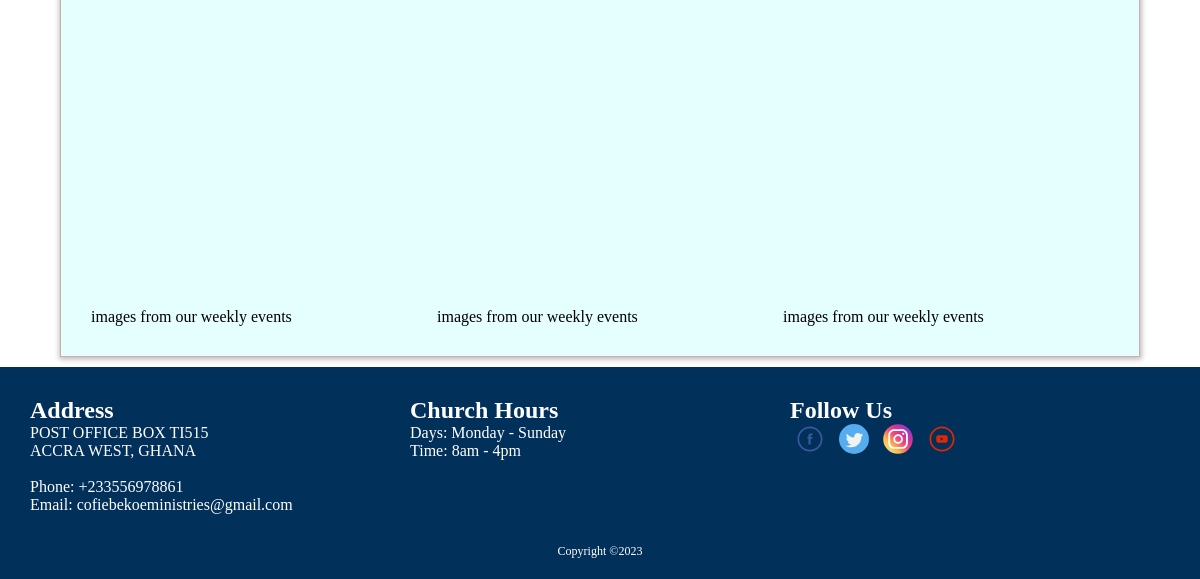
/church/gallery (lower part), run on an earlier commit of the app's database.
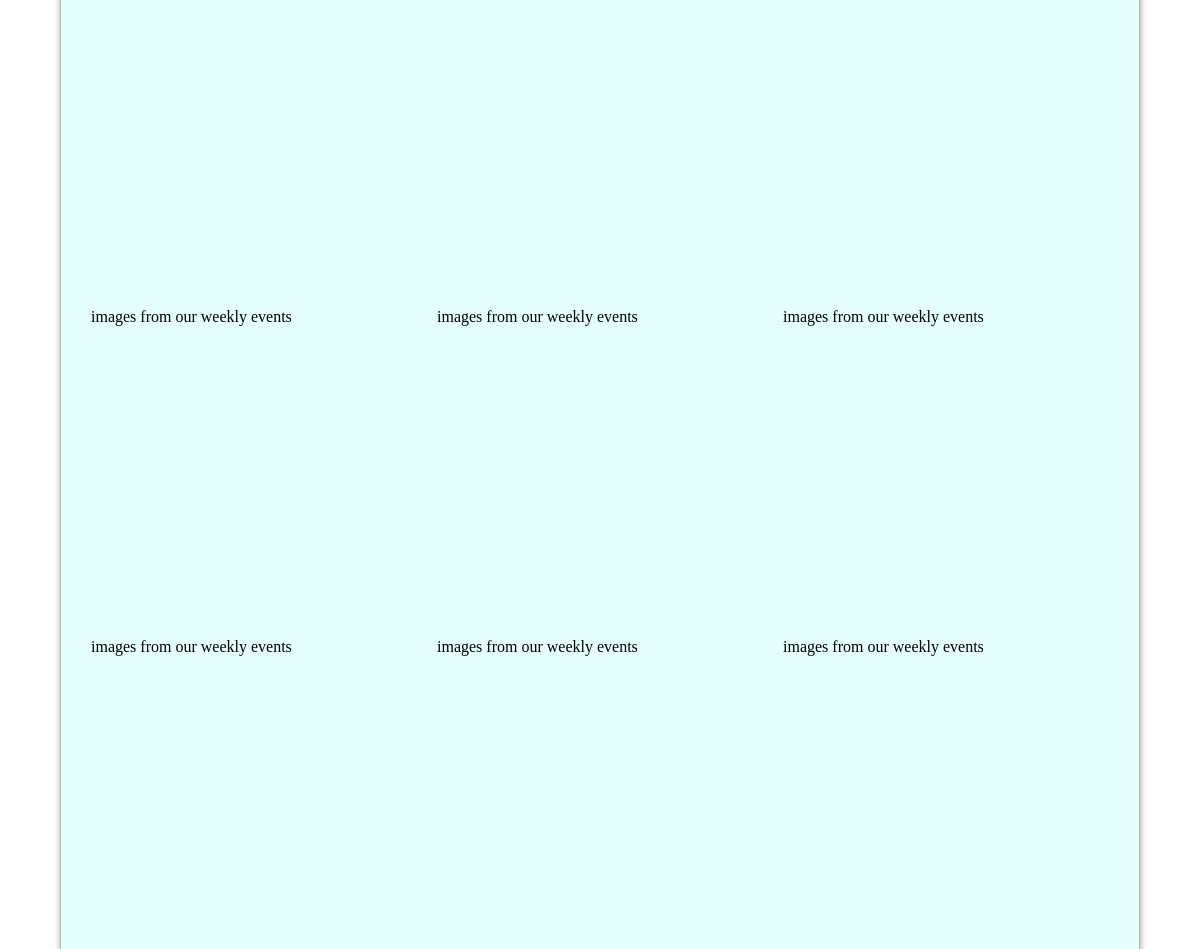
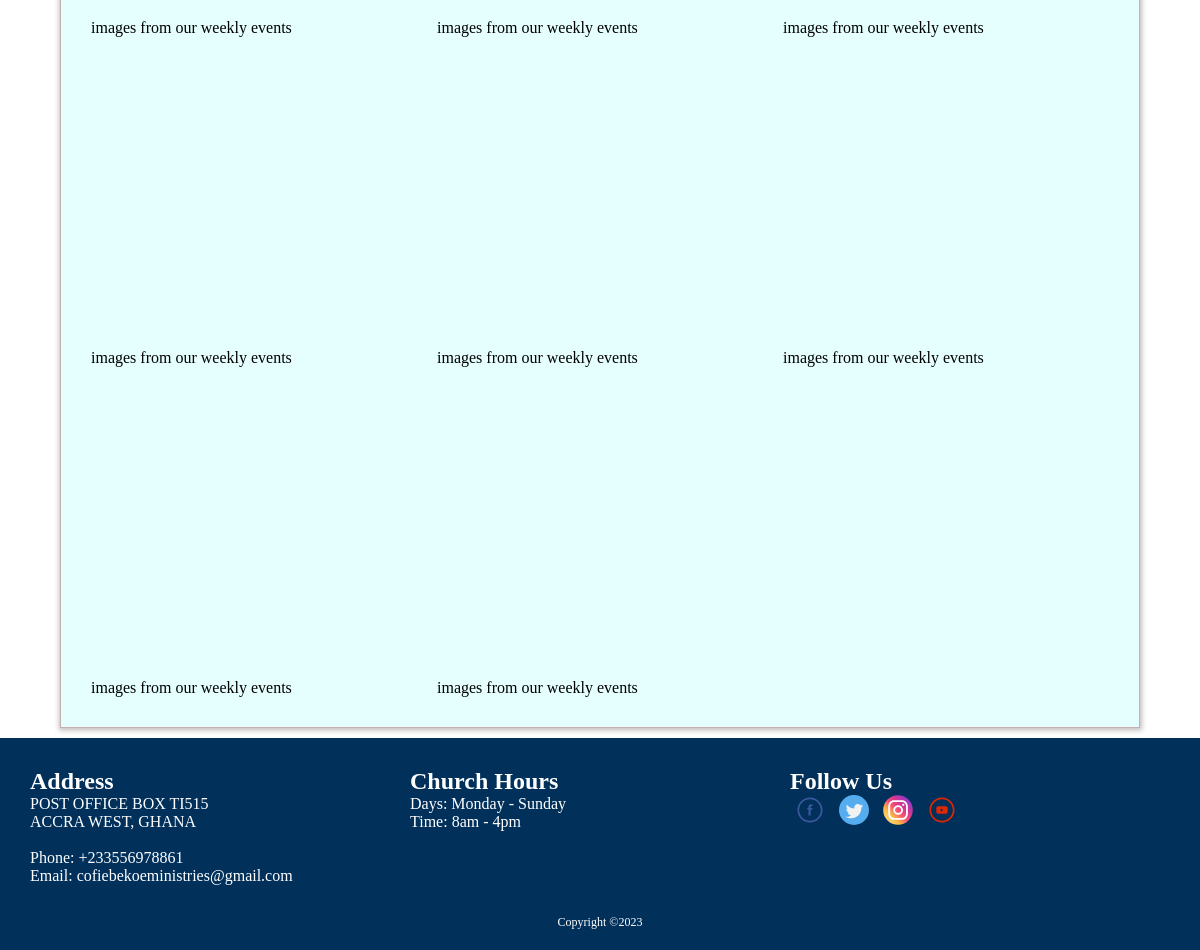
And on a later commit of the database (2 pictures, top to bottom).
### churchweb/models.py (models this page shows, shortened)
class Gallery(models.Model):
    caption = models.CharField(max_length=128, null=True, blank=True)
    image = models.ImageField(null=True, blank=True)
    date_posted = models.DateTimeField(auto_now_add=True, null=True)
    class Meta:
        verbose_name = _("Gallery")
        verbose_name_plural = _("Gallery")

### churchweb/views.py (the view)
# urls.py: path('church/gallery', gallery, name = 'gallery'),
def gallery(request):
    images = Gallery.objects.all()
    context = {
        'images':images,
    }
    return render(request, 'gallery.html', context)

### templates/gallery.html (shortened to what this page needs)
{% extends 'index.html' %}
{% load static %}
    {% block content %}
    <link rel="stylesheet" href="{% static 'css/gallery.css' %}">
        <main class="container" id="main-body">
            <section class="gallery">
                <div class="main-gallery">
                    {% for img in images %}
                    <div class="top-img-block">
                        <p>{{img.caption}}</p>
                    </div>
                    {% endfor %}
                </div>
            </section>
        </main>
        {% endblock content %}

### templates/index.html (shortened to what this page needs)
{% load static %}
<!DOCTYPE html>
<html lang="en">
<head>
    <link rel="stylesheet" href="{% static 'css/style.css' %}">
</head>
<body>
    <section id="parentComponent">
        <header class="navBar">
            {% block content %}{% endblock content %}
    <footer class="footer-area">
        <div class="footer-items">
            <div class="footer lozad">
                <h2>Address</h2>
                <p>POST OFFICE BOX TI515</p>
                <p>ACCRA WEST, GHANA</p>
                <br>
                <p>Phone: +233556978861</p>
                <p>Email: cofiebekoeministries@gmail.com</p>
            </div>
            <div class="footer lozad">
                <h2>Church Hours</h2>
                <p>Days: Monday - Sunday</p>
                <p>Time: 8am - 4pm</p>
            </div>
            <div class="footer lozad">
                <h2>Follow Us</h2>
                <span class="social-links">
                    <a href="#"><img src="{% static './img/facebk.svg' %}" alt=""></a>
                    <a href="#"><img src="{% static './img/twitter.svg' %}" alt=""></a>
                    <a href="#"><img src="{% static './img/insta.svg' %}" alt=""></a>
                    <a href="#"><img src="{% static './img/youtube.svg' %}" alt=""></a>
                </span>
            </div>
        </div>
        <div style="display: block; justify-content: center; align-items: center;">
            <p style="text-align: center; font-size: 12px;" id="date"></p>
        </div>
    </footer>
</body>
</html>

### church/static/css/style.css (style rules this page uses)
* { margin: 0; padding: 0; box-sizing: border-box; }
#main-body { border: 1px solid rgb(196, 176, 176); }
body { width: 100%; font-family: 'TT Firs Neue', 'TT Firs Neue Light', 'TT Firs Neue Thin'; }
p { font-family: 'TT Firs Neue Light'; font-size: 14px; }
h1, h2, h3, h4 { font-family: 'TT Firs Neue Light' }
#main-body { margin: 10px 60px; padding: 10px; background-color: rgb(229, 255, 255); box-shadow: 0.5px 1px 5px 1.5px #c5bcbc; scroll-behavior: smooth; }
.footer-area { width: 100%; background-color: #01305B; padding: 20px; color: white; }
.footer-items { display: grid; grid-template-columns: repeat(3, 1fr); grid-template-rows: 1fr; padding: 10px; width: 100%; }
.footer { margin-bottom: 20px; }
.footer p { font-size: 16px; }
.social-links img { width: 40px; height: 30px; color: #c3e5e8; }

### church/static/css/gallery.css (style rules this page uses)
.gallery { padding: 10px; margin: 10px; align-items: center; display: block; justify-content: flex-start; }
.main-gallery { display: grid; grid-template-columns: 1fr 1fr 1fr; gap: 20px; }
.top-img-block { width: 100%; }
.top-img-block p { font-size: 16px; }

What changed in the data, as far as the page shows it:
added Gallery: caption "images from our weekly events"
added Gallery: caption "images from our weekly events"
added Gallery: caption "images from our weekly events"
added Gallery: caption "images from our weekly events"
added Gallery: caption "images from our weekly events"
added Gallery: caption "images from our weekly events"
added Gallery: caption "images from our weekly events"
added Gallery: caption "images from our weekly events"
added Gallery: caption "images from our weekly events"
added Gallery: caption "images from our weekly events"
added Gallery: caption "images from our weekly events"
